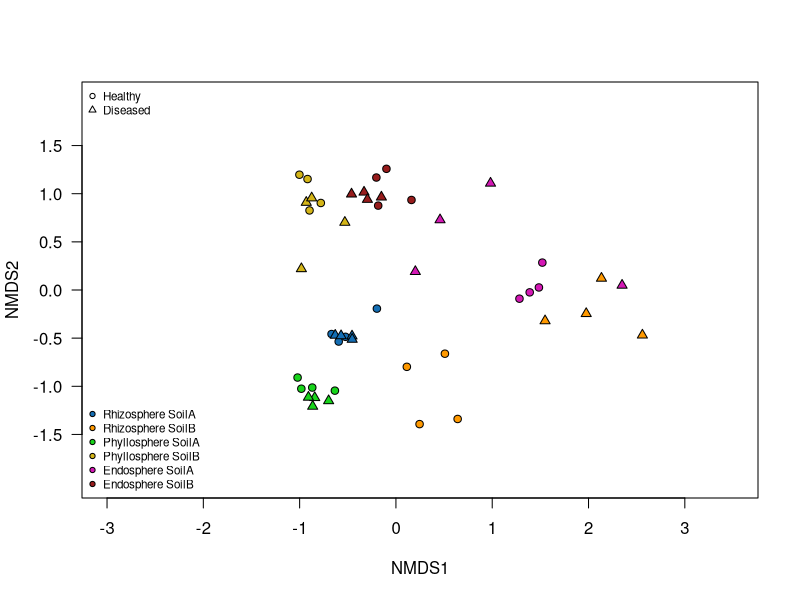
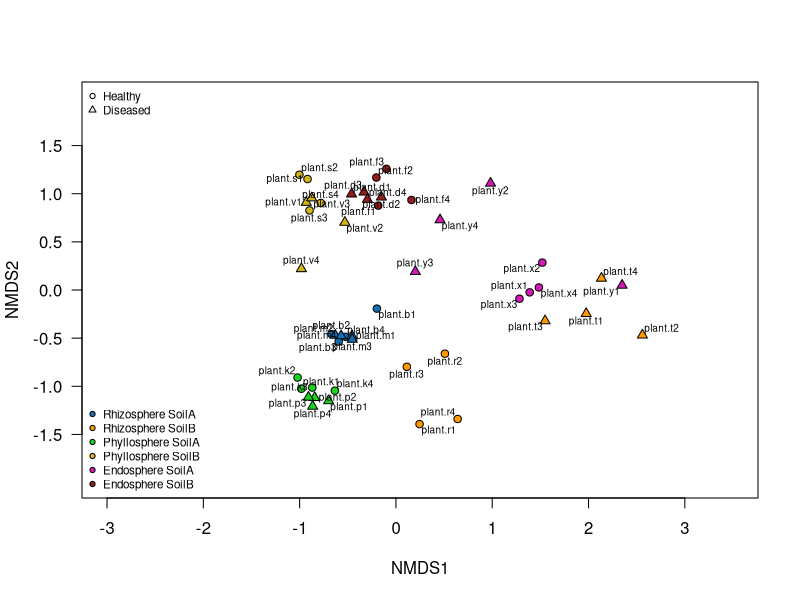

Recreate these plots in R, in order.
## ---- chunk 1
# Load required packages
library(vegan)
library(knitr)
## ---- chunk 2
ASVs <- read.table("16S_Tomicro_2025_Rarefied_Table_1000_times_Clean_ASVnumbers_2.txt",
                   header = TRUE, sep = "\t", dec = ".", fill = FALSE)

# Replace NA with 0
ASVs[is.na(ASVs)] <- 0

# Preview ASV table
head(ASVs)
dim(ASVs)
## ---- chunk 3
# Convert to % relative abundance
ASVs_rela <- sweep(ASVs, 1, rowSums(ASVs), FUN = "/") * 100
## ---- chunk 4
metadat <- read.table("Metadata_02_2025.txt", header = TRUE, row.names = 2, sep = "\t", quote = "\"")

# Clean whitespace and convert to factors
metadat$Plant.condition   <- factor(trimws(metadat$Plant.condition))
metadat$Soil.origin       <- factor(trimws(metadat$Soil.origin))
metadat$Microcompartment <- factor(trimws(metadat$Microcompartment))
metadat$Replicate         <- factor(trimws(metadat$Replicate))

View(metadat)
table(metadat$Plant.condition, metadat$Microcompartment, metadat$Soil.origin)
## ---- chunk 5
# Filter out samples with zero abundance
non_empty <- rowSums(ASVs_rela) > 0
ASVs_rela <- ASVs_rela[non_empty, ]
metadat   <- metadat[rownames(metadat) %in% rownames(ASVs_rela), ]
ASVs_rela <- ASVs_rela[rownames(metadat), ]

# Confirm rownames match
stopifnot(identical(rownames(ASVs_rela), rownames(metadat)))
## ---- chunk 6
ASVs_rela_dist <- vegdist(ASVs_rela, method = "bray")
stopifnot(!any(is.na(ASVs_rela_dist)))
## ---- chunk 7
adonis_result <- adonis2(
  ASVs_rela_dist ~ Plant.condition * Microcompartment * Soil.origin,
  data = metadat,
  permutations = 9999,
  by = "term"
)
adonis_result
## ---- chunk 8
NMDS_ASVs <- metaMDS(ASVs_rela_dist, distance = "bray", k = 2, try = 20, trymax = 100, trace = TRUE)
NMDS_ASVs
## ---- chunk 9
# Assign point shapes by Plant.condition
pch_vals <- ifelse(metadat$Plant.condition == "Healthy", 21, 24)

# Assign fill colors by Microcompartment and Soil.origin
color_map <- with(metadat, interaction(Microcompartment, Soil.origin))
palette <- c(
  "Rhizosphere.SoilA" = "#146eb4",
  "Rhizosphere.SoilB" = "#ff9900",
  "Phyllosphere.SoilA" = "#18D41B",
  "Phyllosphere.SoilB" = "#D4B518",
  "Endosphere.SoilA" = "#D418B5",
  "Endosphere.SoilB" = "#971C1C"
)
bg_vals <- palette[as.character(color_map)]

# Generate NMDS plot
plot(NMDS_ASVs, type = "n", display = "sites", choices = c(1, 2),
     xlim = c(-3, 3.5), ylim = c(-1.5, 1.5), bty = 'o', yaxt = "n")
axis(2, at = seq(-1.5, 1.5, by = 0.5), las = 1)

points(NMDS_ASVs, display = "sites", pch = pch_vals, bg = bg_vals)

legend("bottomleft", inset = c(0,0), xpd = TRUE, text.font = 1.5,
       legend = c("Rhizosphere SoilA", "Rhizosphere SoilB", "Phyllosphere SoilA",
                  "Phyllosphere SoilB", "Endosphere SoilA", "Endosphere SoilB"),
       col = "black", pt.bg = unname(palette),
       pch = c(21, 21, 21, 21, 21, 21), cex = 0.7, bty = "n")

legend("topleft", inset = c(0,0), xpd = TRUE, text.font = 1.5,
       legend = c("Healthy", "Diseased"),
       pch = c(21, 24), cex = 0.7, bty = "n")

#ordipointlabel(NMDS_ASVs, "sites", add = TRUE, cex = 0.6)
## ---- chunk 10
png("output.png", width = 7, height = 7, units = "in", res = 300)

# Repeat plotting for export
plot(NMDS_ASVs, type = "n", display = "sites", choices = c(1, 2),
     xlim = c(-3, 3.5), ylim = c(-1.5, 1.5), bty = 'o', yaxt = "n")
axis(2, at = seq(-1.5, 1.5, by = 0.5), las = 1)
points(NMDS_ASVs, display = "sites", pch = pch_vals, bg = bg_vals)
legend("bottomleft", inset = c(0,0), xpd = TRUE, text.font = 1.5,
       legend = c("Rhizosphere SoilA", "Rhizosphere SoilB", "Phyllosphere SoilA",
                  "Phyllosphere SoilB", "Endosphere SoilA", "Endosphere SoilB"),
       col = "black", pt.bg = unname(palette),
       pch = c(21, 21, 21, 21, 21, 21), cex = 0.7, bty = "n")
legend("topleft", inset = c(0,0), xpd = TRUE, text.font = 1.5,
       legend = c("Healthy", "Diseased"),
       pch = c(21, 24), cex = 0.7, bty = "n")
ordipointlabel(NMDS_ASVs, "sites", add = TRUE, cex = 0.6)

dev.off()
